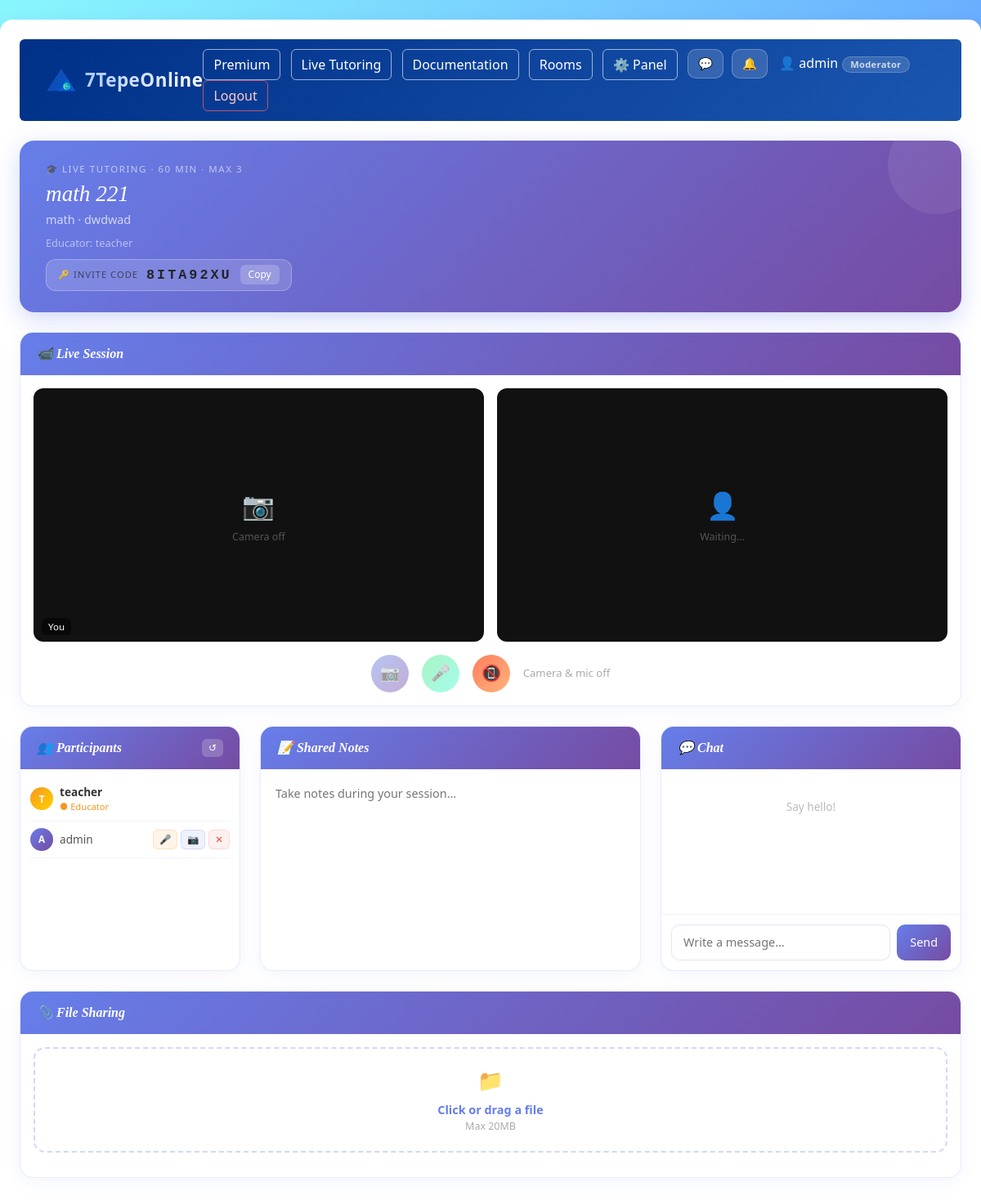
Page /lesson-rooms/1/ (signed in) on the committed database.
### core/models.py (models this page shows, shortened)
class LessonRoom(models.Model):
    educator = models.ForeignKey(User, on_delete=models.CASCADE, related_name='lesson_rooms')
    title = models.CharField(max_length=200)
    subject = models.CharField(max_length=100)
    description = models.TextField(blank=True)
    max_students = models.IntegerField(default=2)
    duration_minutes = models.IntegerField(default=60)
    allow_camera = models.BooleanField(default=True)
    allow_mic = models.BooleanField(default=True)
    allow_chat = models.BooleanField(default=True)
    allow_notes = models.BooleanField(default=True)
    allow_files = models.BooleanField(default=True)
    is_active = models.BooleanField(default=True)
    invite_code = models.CharField(max_length=8, blank=True, unique=True, null=True)
    created_at = models.DateTimeField(auto_now_add=True)

### core/views.py (the view)
# urls.py: path('lesson-rooms/<int:room_pk>/', views.lesson_room_detail, name='lesson-room-detail'),
def lesson_room_detail(request, room_pk):
    from .models import LessonRoom
    if not request.user.is_authenticated:
        return render(request, 'must_login.html')
    room = get_object_or_404(LessonRoom, id=room_pk)
    try:
        profile = request.user.userprofile
        is_premium = profile.is_premium
        is_educator = profile.is_educator
    except:
        is_premium = False
        is_educator = False
    invite = request.GET.get('invite', '').strip().upper()
    is_room_educator = (request.user == room.educator)
    if is_room_educator or request.user.is_staff:
        pass
    elif invite and invite == room.invite_code:
        pass
    else:
        error = 'Invalid invite code.' if invite else None
        return render(request, 'lesson_gate.html', {'room': room, 'error': error})
    is_owner = (request.user == room.educator or request.user.is_staff)
    from django.core.cache import cache
    participants_key = f'lesson_room_participants_{room.id}'
    participants = cache.get(participants_key, {})
    participants[request.user.id] = {
        'username': request.user.username,
        'id': request.user.id,
    }
    cache.set(participants_key, participants, timeout=3600)
    participant_list = [p for uid, p in participants.items() if uid != room.educator.id]
    return render(request, 'lesson_room_detail.html', {
        'room': room,
        'is_owner': is_owner,
        'participant_list': participant_list,
        'current_user_id': request.user.id,
    })

### core/templates/lesson_room_detail.html (shortened to what this page needs)
{% extends 'base.html' %}
{% block content %}
<div style="border-radius:18px;background:linear-gradient(135deg,#667eea,#764ba2);padding:26px 32px;margin-bottom:24px;position:relative;overflow:hidden;box-shadow:0 8px 28px rgba(102,126,234,0.3);">
    <div style="position:absolute;top:-30px;right:-30px;width:120px;height:120px;border-radius:50%;background:rgba(255,255,255,0.07);"></div>
    <div style="display:flex;align-items:flex-start;justify-content:space-between;flex-wrap:wrap;gap:12px;position:relative;">
        <div>
            <div style="font-size:0.72rem;color:rgba(255,255,255,0.6);text-transform:uppercase;letter-spacing:1.5px;margin-bottom:6px;">🎓 Live Tutoring · {{ room.duration_minutes }} min · Max {{ room.max_students }}</div>
            <h2 style="font-family:'Playfair Display',Georgia,serif;font-style:italic;color:white;margin-bottom:4px;font-size:1.7rem;">{{ room.title }}</h2>
            <p style="color:rgba(255,255,255,0.7);margin:0;font-size:0.9rem;">{{ room.subject }}{% if room.description %} · {{ room.description }}{% endif %}</p>
            <div style="margin-top:8px;font-size:0.8rem;color:rgba(255,255,255,0.55);">Educator: {{ room.educator.username }}</div>
            {% if is_owner and room.invite_code %}
            <div style="margin-top:10px;display:inline-flex;align-items:center;gap:10px;background:rgba(255,255,255,0.15);border:1px solid rgba(255,255,255,0.25);border-radius:12px;padding:6px 14px;">
                <span style="font-size:0.7rem;opacity:0.7;text-transform:uppercase;letter-spacing:1px;">🔑 Invite Code</span>
                <span style="font-family:monospace;font-size:1.05rem;font-weight:700;letter-spacing:3px;">{{ room.invite_code }}</span>
                <button onclick="navigator.clipboard.writeText('{{ room.invite_code }}');this.innerText='Copied!';setTimeout(()=>this.innerText='Copy',2000)" style="background:rgba(255,255,255,0.2);border:none;color:white;border-radius:6px;padding:3px 10px;font-size:0.75rem;cursor:pointer;">Copy</button>
            </div>
            {% endif %}
        </div>
    </div>
</div>
{% if room.allow_camera or room.allow_mic %}
<div class="panel mb-4">
    <div class="panel-header">📹 Live Session</div>
    <div class="panel-body">
        <div class="row g-3 mb-3">
            <div class="col-md-6">
                <div style="border-radius:12px;background:#111;aspect-ratio:16/9;position:relative;display:flex;align-items:center;justify-content:center;">
                    <div id="localPlaceholder" style="text-align:center;color:#555;"><div style="font-size:2rem;">📷</div><div style="font-size:0.78rem;margin-top:6px;">Camera off</div></div>
                    <div style="position:absolute;bottom:8px;left:10px;background:rgba(0,0,0,0.5);color:white;font-size:0.72rem;padding:2px 8px;border-radius:6px;">You</div>
                </div>
            </div>
            <div class="col-md-6">
                <div style="border-radius:12px;background:#111;aspect-ratio:16/9;display:flex;align-items:center;justify-content:center;">
                    <div style="text-align:center;color:#555;"><div style="font-size:2rem;">👤</div><div style="font-size:0.78rem;margin-top:6px;">Waiting...</div></div>
                </div>
            </div>
        </div>
        <div class="d-flex align-items-center gap-3 justify-content-center">
            {% if room.allow_camera %}
            <button id="camBtn" onclick="toggleCamera()" style="width:46px;height:46px;border-radius:50%;background:linear-gradient(135deg,#667eea,#764ba2);color:white;border:none;font-size:1.2rem;cursor:pointer;opacity:0.45;transition:opacity 0.2s;">📷</button>
            {% endif %}
            {% if room.allow_mic %}
            <button id="micBtn" onclick="toggleMic()" style="width:46px;height:46px;border-radius:50%;background:linear-gradient(135deg,#43e97b,#38f9d7);color:white;border:none;font-size:1.2rem;cursor:pointer;opacity:0.45;transition:opacity 0.2s;">🎤</button>
            {% endif %}
            <button onclick="endSession()" style="width:46px;height:46px;border-radius:50%;background:linear-gradient(135deg,#ff7e5f,#feb47b);color:white;border:none;font-size:1.2rem;cursor:pointer;">📵</button>
            <span id="sessionStatus" style="font-size:0.82rem;color:#aaa;">Camera & mic off</span>
        </div>
    </div>
</div>
{% endif %}
<div class="row g-4 mb-4">
    <div class="col-md-3">
        <div class="panel" style="height:300px;">
            <div class="panel-header" style="display:flex;align-items:center;justify-content:space-between;">
                <span>👥 Participants</span>
                <button onclick="refreshParticipants()" style="background:rgba(255,255,255,0.2);border:none;color:white;border-radius:6px;padding:2px 8px;font-size:0.75rem;cursor:pointer;">↺</button>
            </div>
            <div class="panel-body" style="height:calc(100% - 49px);overflow-y:auto;padding:10px 12px;" id="participantList">
                <div style="display:flex;align-items:center;justify-content:space-between;padding:8px 0;border-bottom:1px solid rgba(102,126,234,0.08);">
                    <div style="display:flex;align-items:center;gap:8px;">
                        <div style="width:28px;height:28px;border-radius:50%;background:linear-gradient(135deg,#f7971e,#ffd200);display:flex;align-items:center;justify-content:center;color:white;font-size:0.72rem;font-weight:700;flex-shrink:0;">{{ room.educator.username|first|upper }}</div>
                        <div>
                            <div style="font-size:0.85rem;font-weight:600;color:#333;">{{ room.educator.username }}</div>
                            <div style="font-size:0.7rem;color:#f7971e;">● Educator</div>
                        </div>
                    </div>
                </div>
                <div id="dynamicParticipants">
                {% for p in participant_list %}
                <div id="p-{{ p.id }}" style="display:flex;align-items:center;justify-content:space-between;padding:8px 0;border-bottom:1px solid rgba(102,126,234,0.08);">
                    <div style="display:flex;align-items:center;gap:8px;">
                        <div style="width:28px;height:28px;border-radius:50%;background:linear-gradient(135deg,#667eea,#764ba2);display:flex;align-items:center;justify-content:center;color:white;font-size:0.72rem;font-weight:700;flex-shrink:0;">{{ p.username|first|upper }}</div>
                        <div style="font-size:0.85rem;color:#555;">{{ p.username }}</div>
                    </div>
                    {% if is_owner %}
                    <div class="d-flex gap-1">
                        <button onclick="muteLesson({{ p.id }}, 'mute_mic')" title="Mute mic" style="background:rgba(247,151,30,0.1);color:#f7971e;border:1px solid rgba(247,151,30,0.2);border-radius:6px;padding:2px 7px;font-size:0.72rem;cursor:pointer;">🎤</button>
                        <button onclick="muteLesson({{ p.id }}, 'mute_cam')" title="Turn off cam" style="background:rgba(102,126,234,0.1);color:#667eea;border:1px solid rgba(102,126,234,0.2);border-radius:6px;padding:2px 7px;font-size:0.72rem;cursor:pointer;">📷</button>
                        <button onclick="kickLesson({{ p.id }}, '{{ p.username }}')" title="Kick" style="background:rgba(231,76,60,0.08);color:#e74c3c;border:1px solid rgba(231,76,60,0.15);border-radius:6px;padding:2px 7px;font-size:0.72rem;cursor:pointer;">✕</button>
                    </div>
                    {% endif %}
                </div>
                {% empty %}
                <p id="emptyParticipants" style="color:#bbb;font-size:0.82rem;text-align:center;padding:16px 0;">Waiting for students...</p>
                {% endfor %}
                </div>
            </div>
        </div>
    </div>
    {% if room.allow_notes %}
    <div class="col-md-{% if room.allow_chat %}5{% else %}9{% endif %}">
        <div class="panel" style="height:300px;">
            <div class="panel-header">📝 Shared Notes</div>
            <div class="panel-body" style="height:calc(100% - 49px);">
                <textarea id="notes" placeholder="Take notes during your session..."></textarea>
            </div>
        </div>
    </div>
    {% endif %}
    {% if room.allow_chat %}
    <div class="col-md-{% if room.allow_notes %}4{% else %}9{% endif %}">
        <div class="panel" style="height:300px;display:flex;flex-direction:column;">
            <div class="panel-header">💬 Chat</div>
            <div id="chatBox" class="panel-body" style="flex:1;overflow-y:auto;">
                <p style="color:#bbb;font-size:0.85rem;text-align:center;margin-top:20px;">Say hello!</p>
            </div>
            <div style="padding:12px;border-top:1px solid rgba(102,126,234,0.1);">
                <div class="d-flex gap-2">
                    <input id="chatInput" type="text" placeholder="Write a message...">
                    <button onclick="sendMsg()" style="padding:10px 16px;background:linear-gradient(135deg,#667eea,#764ba2);color:white;border:none;border-radius:10px;font-size:0.9rem;cursor:pointer;white-space:nowrap;">Send</button>
                </div>
            </div>
        </div>
    </div>
    {% endif %}
</div>
{% if room.allow_files %}
<div class="panel mb-4">
    <div class="panel-header">📎 File Sharing</div>
    <div class="panel-body">
        <div onclick="document.getElementById('fileInput').click()" style="border:2px dashed rgba(102,126,234,0.3);border-radius:14px;padding:20px;text-align:center;cursor:pointer;" onmouseover="this.style.borderColor='#667eea'" onmouseout="this.style.borderColor='rgba(102,126,234,0.3)'" ondragover="event.preventDefault()" ondrop="handleDrop(event)">
            <div style="font-size:1.6rem;margin-bottom:6px;">📁</div>
            <div style="font-weight:600;color:#667eea;font-size:0.9rem;">Click or drag a file</div>
            <div style="font-size:0.78rem;color:#aaa;">Max 20MB</div>
        </div>
    </div>
</div>
{% endif %}
{% endblock %}

### core/templates/base.html (shortened to what this page needs)
{% load user_tags %}
<!DOCTYPE html>
{% load static %}
<html>
<head>
    <link href="https://cdn.jsdelivr.net/npm/bootstrap@5.3.0/dist/css/bootstrap.min.css" rel="stylesheet">
</head>
<body>
<div class="container-fluid mt-4 p-4" style="background-color:white; border-radius:15px; box-shadow:0 10px 25px rgba(0,0,0,0.1); min-height:80vh;">
    <nav class="navbar navbar-expand-lg rounded" style="background: linear-gradient(135deg, #003087, #1a56b0); padding: 12px 20px; position:relative; z-index:1000;">
        <div class="container-fluid">
            <a href="/" style="display:flex;align-items:center;gap:10px;text-decoration:none;">
                <img src="{% static 'images/yeditepe_logo.png' %}" alt="Yeditepe" style="height:38px;width:38px;object-fit:contain;mix-blend-mode:screen;">
                <span style="font-family:'Segoe UI',Arial,sans-serif; font-style:normal; font-weight:900; font-size:1.4rem; background:linear-gradient(135deg,#a8c8ff,#ffffff); -webkit-background-clip:text; -webkit-text-fill-color:transparent; letter-spacing:0.5px;">7TepeOnline</span>
            </a>
            <div>
                <a class="btn me-2" href="/premium/" style="border:1.5px solid rgba(255,255,255,0.6); color:white; background:transparent;" onmouseover="this.style.background='rgba(255,255,255,0.25)'" onmouseout="this.style.background='transparent'">Premium</a>
                <a class="btn me-2" href="/premium-rooms/" style="border:1.5px solid rgba(255,255,255,0.6); color:white; background:transparent;" onmouseover="this.style.background='rgba(255,255,255,0.25)'" onmouseout="this.style.background='transparent'">Live Tutoring</a>
                <a class="btn me-2" href="/documentation/" style="border:1.5px solid rgba(255,255,255,0.6); color:white; background:transparent;" onmouseover="this.style.background='rgba(255,255,255,0.25)'" onmouseout="this.style.background='transparent'">Documentation</a>
                <a class="btn me-2" href="/rooms/" style="border:1.5px solid rgba(255,255,255,0.6); color:white; background:transparent;" onmouseover="this.style.background='rgba(255,255,255,0.25)'" onmouseout="this.style.background='transparent'">Rooms</a>
                {% if request.user.is_staff %}
                <a class="btn me-2" href="/admin-panel/" style="border:1.5px solid rgba(255,255,255,0.6);color:white;background:transparent;" onmouseover="this.style.background='rgba(255,255,255,0.25)'" onmouseout="this.style.background='transparent'">⚙ Panel</a>
                {% endif %}
                {% if request.user.is_authenticated %}
                    {% if request.user.is_authenticated %}
                    <a href="/" style="position:relative;display:inline-flex;align-items:center;margin-right:6px;text-decoration:none;">
                        <button style="background:rgba(255,255,255,0.15);border:1px solid rgba(255,255,255,0.25);color:white;border-radius:10px;padding:6px 12px;cursor:pointer;font-size:0.9rem;">
                            💬
                        </button>
                    </a>
                    <div style="position:relative;display:inline-block;margin-right:10px;">
                        <button onclick="toggleNotifications()" id="notifBell" style="background:rgba(255,255,255,0.15);border:1px solid rgba(255,255,255,0.25);color:white;border-radius:10px;padding:6px 12px;cursor:pointer;font-size:0.9rem;position:relative;">
                            🔔
                        </button>
                    </div>
                    {% endif %}
                    <span style="color:white; margin-right:8px;">
                        👤 {{ request.user.username }}{% user_badge_navbar request.user %}
                    </span>
                    <form action="/logout/" method="POST" style="display:inline; margin:0;">
                        <button class="btn" style="border:1.5px solid rgba(255,100,100,0.7); color:#ffcccc; background:transparent;" onmouseover="this.style.background='#e74c3c'; this.style.color='white'" onmouseout="this.style.background='transparent'; this.style.color='#ffcccc'">Logout</button>
                    </form>
                {% endif %}
            </div>
        </div>
    </nav>
    <div class="mt-4" style="overflow:visible;">
        {% block content %}
        {% endblock %}
    </div>
</div>
</body>
</html>

### rows in the picture
LessonRoom: duration_minutes "60", max_students "3", title "math 221", subject "math", description "dwdwad", educator.username "teacher", invite_code "8ITA92XU", educator.username|first "T"

### other values in the picture
{{ request.user.username }} "admin"
{{ p.username|first|upper }} "A"
{{ p.username }} "admin"
